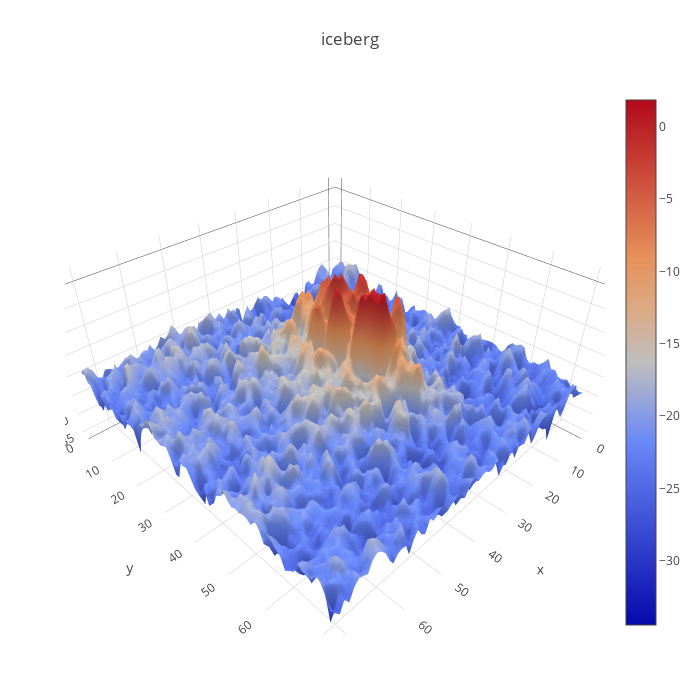

Notebook source saved alongside this figure:
### Code cell
def plotmy3d(c, name) :
    data = [go.Surface(z = c)]
    layout = go.Layout(
        title= name,
        autosize=False, 
        width= 700,
        height=700,
        margin= dict(
            l = 65,
            r = 50,
            b = 65,
            t = 90
        )
    )
    
    fig = go.Figure(data = data, layout = layout)
    py.iplot(fig)
    
plotmy3d(X_band_1[12,:,:],'iceberg')

### Figure 1 — Plotly figure (JSON) as saved in the notebook; plotly's stock layout.template omitted (floating-point values rounded to 4 significant figures; data arrays with more than 128 entries replaced by an {"elided": "..."} marker saying what was removed)
{"data": [{"type": "surface", "uid": "7efdddae-0de6-47dc-9743-7f1d799e8a67", "z": {"elided": "75x75 float values"}}], "layout": {"autosize": false, "height": 700, "margin": {"b": 65, "l": 65, "r": 50, "t": 90}, "title": {"text": "iceberg"}, "width": 700}}
